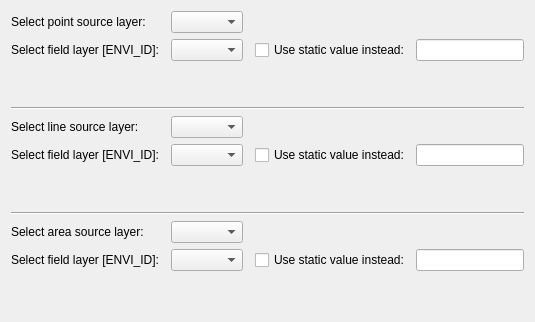
                <widget class="QWidget" name="tab_9">
                 <attribute name="title">
                  <string>Sources / Pollutants</string>
                 </attribute>
                 <layout class="QGridLayout" name="gridLayout_16">
                  <item row="7" column="0" colspan="6">
                   <widget class="Line" name="line_2">
                    <property name="orientation">
                     <enum>Qt::Orientation::Horizontal</enum>
                    </property>
                   </widget>
                  </item>
                  <item row="5" column="0">
                   <widget class="QLabel" name="label_36">
                    <property name="text">
                     <string>Select field layer [ENVI_ID]:</string>
                    </property>
                   </widget>
                  </item>
                  <item row="1" column="4">
                   <widget class="QCheckBox" name="chk_srcPID">
                    <property name="text">
                     <string>Use static value instead:</string>
                    </property>
                   </widget>
                  </item>
                  <item row="5" column="4">
                   <widget class="QCheckBox" name="chk_srcLID">
                    <property name="text">
                     <string>Use static value instead:</string>
                    </property>
                   </widget>
                  </item>
                  <item row="1" column="2">
                   <widget class="QgsFieldComboBox" name="cb_srcPID"/>
                  </item>
                  <item row="1" column="0">
                   <widget class="QLabel" name="label_35">
                    <property name="text">
                     <string>Select field layer [ENVI_ID]:</string>
                    </property>
                   </widget>
                  </item>
                  <item row="9" column="0">
                   <widget class="QLabel" name="label_37">
                    <property name="text">
                     <string>Select field layer [ENVI_ID]:</string>
                    </property>
                   </widget>
                  </item>
                  <item row="4" column="0">
                   <widget class="QLabel" name="label_33">
                    <property name="text">
                     <string>Select line source layer:</string>
                    </property>
                   </widget>
                  </item>
                  <item row="1" column="5">
                   <widget class="QLineEdit" name="le_srcP"/>
                  </item>
                  <item row="4" column="2">
                   <widget class="QgsMapLayerComboBox" name="cb_srcLLayer">
                    <property name="currentIndex">
                     <number>-1</number>
                    </property>
                    <property name="allowEmptyLayer">
                     <bool>true</bool>
                    </property>
                   </widget>
                  </item>
                  <item row="9" column="5">
                   <widget class="QLineEdit" name="le_srcA"/>
                  </item>
                  <item row="9" column="2">
                   <widget class="QgsFieldComboBox" name="cb_srcAID"/>
                  </item>
                  <item row="0" column="0">
                   <widget class="QLabel" name="label_32">
                    <property name="text">
                     <string>Select point source layer:</string>
                    </property>
                   </widget>
                  </item>
                  <item row="9" column="4">
                   <widget class="QCheckBox" name="chk_srcAID">
                    <property name="text">
                     <string>Use static value instead:</string>
                    </property>
                   </widget>
                  </item>
                  <item row="5" column="2">
                   <widget class="QgsFieldComboBox" name="cb_srcLID"/>
                  </item>
                  <item row="5" column="5">
                   <widget class="QLineEdit" name="le_srcL"/>
                  </item>
                  <item row="0" column="2">
                   <widget class="QgsMapLayerComboBox" name="cb_srcPLayer">
                    <property name="sizePolicy">
                     <sizepolicy hsizetype="Expanding" vsizetype="Fixed">
                      <horstretch>0</horstretch>
                      <verstretch>0</verstretch>
                     </sizepolicy>
                    </property>
                    <property name="currentIndex">
                     <number>-1</number>
                    </property>
                    <property name="allowEmptyLayer">
                     <bool>true</bool>
                    </property>
                   </widget>
                  </item>
                  <item row="8" column="0">
                   <widget class="QLabel" name="label_34">
                    <property name="text">
                     <string>Select area source layer:</string>
                    </property>
                   </widget>
                  </item>
                  <item row="3" column="0" colspan="6">
                   <widget class="Line" name="line">
                    <property name="orientation">
                     <enum>Qt::Orientation::Horizontal</enum>
                    </property>
                   </widget>
                  </item>
                  <item row="8" column="2">
                   <widget class="QgsMapLayerComboBox" name="cb_srcALayer">
                    <property name="currentIndex">
                     <number>-1</number>
                    </property>
                    <property name="allowEmptyLayer">
                     <bool>true</bool>
                    </property>
                   </widget>
                  </item>
                  <item row="6" column="2">
                   <spacer name="verticalSpacer_7">
                    <property name="orientation">
                     <enum>Qt::Orientation::Vertical</enum>
                    </property>
                    <property name="sizeHint" stdset="0">
                     <size>
                      <width>20</width>
                      <height>40</height>
                     </size>
                    </property>
                   </spacer>
                  </item>
                  <item row="2" column="2">
                   <spacer name="verticalSpacer_6">
                    <property name="orientation">
                     <enum>Qt::Orientation::Vertical</enum>
                    </property>
                    <property name="sizeHint" stdset="0">
                     <size>
                      <width>20</width>
                      <height>40</height>
                     </size>
                    </property>
                   </spacer>
                  </item>
                  <item row="10" column="2">
                   <spacer name="verticalSpacer_23">
                    <property name="orientation">
                     <enum>Qt::Orientation::Vertical</enum>
                    </property>
                    <property name="sizeHint" stdset="0">
                     <size>
                      <width>20</width>
                      <height>40</height>
                     </size>
                    </property>
                   </spacer>
                  </item>
                 </layout>
                </widget>
